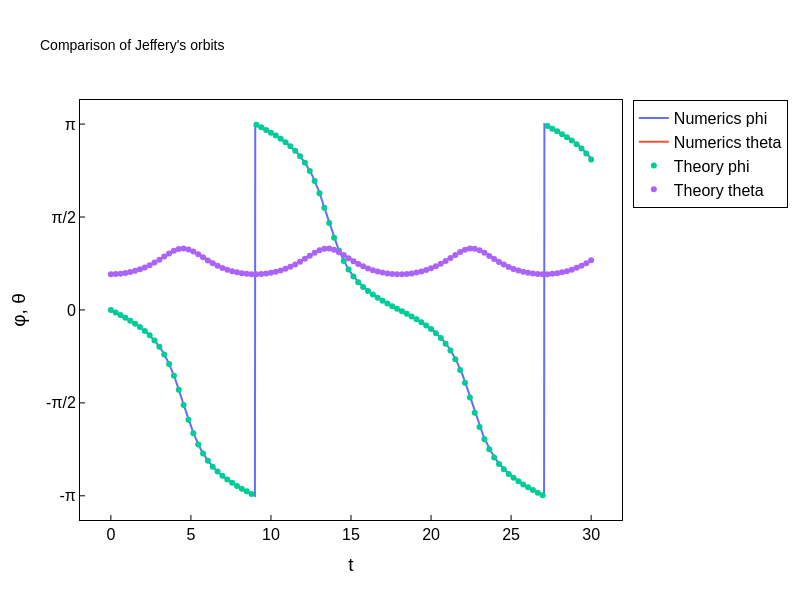

Write notebook code for a chart like this one.
### Markdown cell above
### Figure setup

### Code cell
fig = go.Figure()

fig.add_trace(go.Scatter(x=t, y=phi_num, mode='lines', name='Numerics phi'))
fig.add_trace(go.Scatter(x=t, y=theta_num, mode='lines', name='Numerics theta'))
fig.add_trace(go.Scatter(x=time, y=phi, mode='markers', name='Theory phi'))
fig.add_trace(go.Scatter(x=time, y=theta, mode='markers', name='Theory theta'))

fig.update_layout(
    title=dict(text="Comparison of Jeffery's orbits", font=dict(size=14)),
    height=600,  # Set figure height
    width=800,   # Set figure width
    plot_bgcolor="white",
    paper_bgcolor="white",
    font=dict(family="Arial", size=16, color="black"),
    xaxis=dict(
        title="t",
        showline=True, linewidth=1, linecolor="black", mirror=True,  # axis box
        showgrid=False, zeroline=False,
        ticks="inside", tickwidth=1, tickcolor="black",
    ),
    yaxis=dict(
        title="φ, θ",
        tickvals=[-np.pi, -np.pi/2, 0, np.pi/2, np.pi],
        ticktext=["-π", "-π/2", "0", "π/2", "π"],
        showline=True, linewidth=1, linecolor="black", mirror=True,
        showgrid=False, zeroline=False,
        ticks="inside", tickwidth=1, tickcolor="black",
    ),
    legend=dict(
        bordercolor="black", borderwidth=1,
        bgcolor="white",
    ),
)

### Figure 1 — Plotly figure (JSON) as saved in the notebook; plotly's stock layout.template omitted (floating-point values rounded to 4 significant figures; data arrays with more than 128 entries replaced by an {"elided": "..."} marker saying what was removed)
{"data": [{"mode": "lines", "name": "Numerics phi", "type": "scatter", "x": {"elided": "1500 float values"}, "y": {"elided": "1500 float values"}}, {"mode": "lines", "name": "Numerics theta", "type": "scatter", "x": {"elided": "1500 float values"}, "y": {"elided": "1500 float values"}}, {"mode": "markers", "name": "Theory phi", "type": "scatter", "x": [0.0, 0.303, 0.6061, 0.9091, 1.212, 1.515, 1.818, 2.121, 2.424, 2.727, 3.03, 3.333, 3.636, 3.939, 4.242, 4.545, 4.848, 5.152, 5.455, 5.758, 6.061, 6.364, 6.667, 6.97, 7.273, 7.576, 7.879, 8.182, 8.485, 8.788, 9.091, 9.394, 9.697, 10.0, 10.3, 10.61, 10.91, 11.21, 11.52, 11.82, 12.12, 12.42, 12.73, 13.03, 13.33, 13.64, 13.94, 14.24, 14.55, 14.85, 15.15, 15.45, 15.76, 16.06, 16.36, 16.67, 16.97, 17.27, 17.58, 17.88, 18.18, 18.48, 18.79, 19.09, 19.39, 19.7, 20.0, 20.3, 20.61, 20.91, 21.21, 21.52, 21.82, 22.12, 22.42, 22.73, 23.03, 23.33, 23.64, 23.94, 24.24, 24.55, 24.85, 25.15, 25.45, 25.76, 26.06, 26.36, 26.67, 26.97, 27.27, 27.58, 27.88, 28.18, 28.48, 28.79, 29.09, 29.39, 29.7, 30.0], "y": [-0.0, -0.04303, -0.08688, -0.1324, -0.1806, -0.2327, -0.2901, -0.3547, -0.4293, -0.5171, -0.6231, -0.7531, -0.9145, -1.113, -1.348, -1.605, -1.858, -2.084, -2.273, -2.425, -2.548, -2.649, -2.733, -2.805, -2.867, -2.923, -2.974, -3.021, -3.066, -3.11, 3.13, 3.087, 3.043, 2.997, 2.948, 2.895, 2.835, 2.768, 2.691, 2.599, 2.487, 2.35, 2.179, 1.971, 1.728, 1.469, 1.221, 1.005, 0.826, 0.6819, 0.5652, 0.4694, 0.389, 0.32, 0.2594, 0.2049, 0.1551, 0.1084, 0.06386, 0.02054, -0.02239, -0.06574, -0.1104, -0.1571, -0.2072, -0.2618, -0.3227, -0.3922, -0.4732, -0.5698, -0.6874, -0.8329, -1.013, -1.231, -1.48, -1.739, -1.98, -2.187, -2.356, -2.493, -2.603, -2.694, -2.772, -2.838, -2.897, -2.95, -2.999, -3.045, -3.089, -3.132, 3.108, 3.064, 3.019, 2.972, 2.921, 2.865, 2.802, 2.73, 2.645, 2.543]}, {"mode": "markers", "name": "Theory theta", "type": "scatter", "x": [0.0, 0.303, 0.6061, 0.9091, 1.212, 1.515, 1.818, 2.121, 2.424, 2.727, 3.03, 3.333, 3.636, 3.939, 4.242, 4.545, 4.848, 5.152, 5.455, 5.758, 6.061, 6.364, 6.667, 6.97, 7.273, 7.576, 7.879, 8.182, 8.485, 8.788, 9.091, 9.394, 9.697, 10.0, 10.3, 10.61, 10.91, 11.21, 11.52, 11.82, 12.12, 12.42, 12.73, 13.03, 13.33, 13.64, 13.94, 14.24, 14.55, 14.85, 15.15, 15.45, 15.76, 16.06, 16.36, 16.67, 16.97, 17.27, 17.58, 17.88, 18.18, 18.48, 18.79, 19.09, 19.39, 19.7, 20.0, 20.3, 20.61, 20.91, 21.21, 21.52, 21.82, 22.12, 22.42, 22.73, 23.03, 23.33, 23.64, 23.94, 24.24, 24.55, 24.85, 25.15, 25.45, 25.76, 26.06, 26.36, 26.67, 26.97, 27.27, 27.58, 27.88, 28.18, 28.48, 28.79, 29.09, 29.39, 29.7, 30.0], "y": [0.6041, 0.6062, 0.6128, 0.624, 0.6399, 0.6608, 0.6872, 0.7193, 0.7574, 0.8013, 0.8503, 0.9025, 0.9541, 0.9992, 1.03, 1.039, 1.024, 0.9885, 0.941, 0.8887, 0.8371, 0.7893, 0.7469, 0.7104, 0.6798, 0.6549, 0.6353, 0.6206, 0.6107, 0.6052, 0.6042, 0.6075, 0.6153, 0.6276, 0.6448, 0.6672, 0.695, 0.7287, 0.7683, 0.8136, 0.8637, 0.9162, 0.9668, 1.009, 1.034, 1.037, 1.016, 0.977, 0.9276, 0.8751, 0.8242, 0.7777, 0.7368, 0.7019, 0.6728, 0.6493, 0.631, 0.6176, 0.6088, 0.6046, 0.6046, 0.6091, 0.6181, 0.6316, 0.6502, 0.6739, 0.7032, 0.7384, 0.7796, 0.8263, 0.8773, 0.9298, 0.9789, 1.017, 1.037, 1.034, 1.007, 0.9647, 0.9139, 0.8615, 0.8116, 0.7665, 0.7271, 0.6937, 0.6661, 0.644, 0.627, 0.6149, 0.6073, 0.6042, 0.6054, 0.611, 0.6211, 0.636, 0.6558, 0.681, 0.7118, 0.7486, 0.7913, 0.8393]}], "layout": {"font": {"color": "black", "family": "Arial", "size": 16}, "height": 600, "legend": {"bgcolor": "white", "bordercolor": "black", "borderwidth": 1}, "paper_bgcolor": "white", "plot_bgcolor": "white", "title": {"font": {"size": 14}, "text": "Comparison of Jeffery's orbits"}, "width": 800, "xaxis": {"linecolor": "black", "linewidth": 1, "mirror": true, "showgrid": false, "showline": true, "tickcolor": "black", "ticks": "inside", "tickwidth": 1, "title": {"text": "t"}, "zeroline": false}, "yaxis": {"linecolor": "black", "linewidth": 1, "mirror": true, "showgrid": false, "showline": true, "tickcolor": "black", "ticks": "inside", "ticktext": ["-π", "-π/2", "0", "π/2", "π"], "tickvals": [-3.142, -1.571, 0, 1.571, 3.142], "tickwidth": 1, "title": {"text": "φ, θ"}, "zeroline": false}}}
